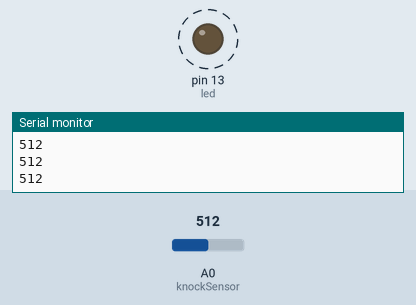
Bench run of a sketch on a simulated Arduino Uno, built with avr-gcc and run on an emulated ATmega328P. On the bench: output pins drawn as LEDs (lit = HIGH), the last lines printed to the serial monitor. Dashed ring = blinking. Inputs (shaded band) come from the test bench; at power-on: A0 (knockSensor) = 512.

Above: at 1.26 s.
1.3 s: A0 (knockSensor) set to 3
4.3 s: A0 (knockSensor) set to 0
At 4.3 s:
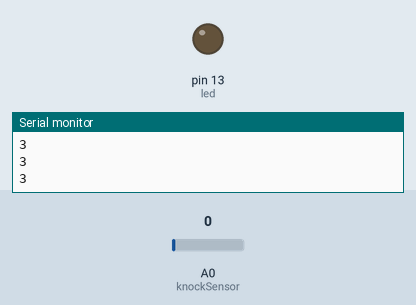
5.8 s: A0 (knockSensor) set to 122
At 6.03 s:
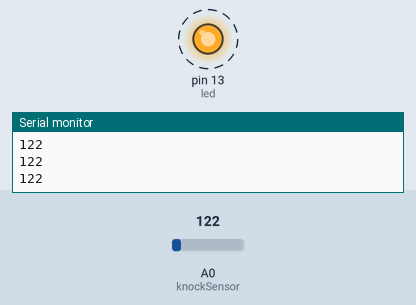
Timing chart, 0 to 14.8 s (numbered marks = the images above; inputs shaded):
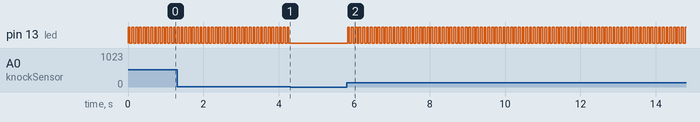

The sketch:

estingArtificialdebounce.ino
```cpp
int led = 13;
int knockSensor = 0;
int statePin = LOW;
int threshHold = 1;
int val = 0;

void setup() {
        // put your setup code here, to run once:
        pinMode(led, OUTPUT);
        Serial.begin(9600);
}

void loop() {
        // put your main code here, to run repeatedly:
        val = analogRead(knockSensor);

        if(val > threshHold){
                Serial.println(val);
                statePin = !statePin;
                digitalWrite(led, statePin);
//                analogWrite(knockSensor, 100);
        }
        delay(50);
}
```

Measured:
- the behaviour switches between 2 and 1 on A0 (knockSensor) (found by bisection; images 0 and 1)
- after the input at 4.3 s, pin 13 (led): stops changing and stays LOW
- after the input at 5.8 s, pin 13 (led): alternates HIGH for 0.05 s and LOW for 0.05 s, starting at once
- by itself, pin 13 (led): alternates HIGH for 0.05 s and LOW for 0.05 s
